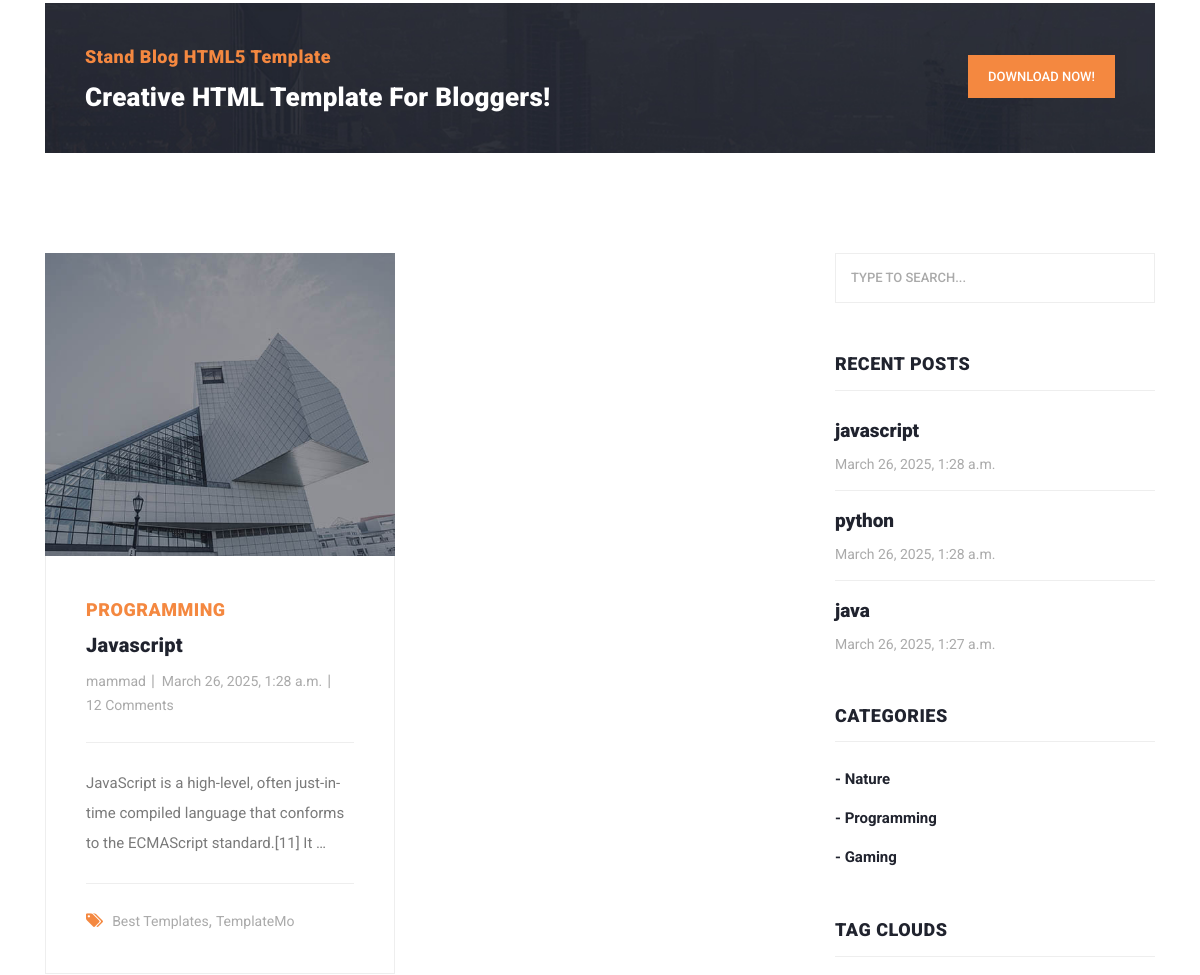
The app's page /articles/list (signed in, middle part), older data.
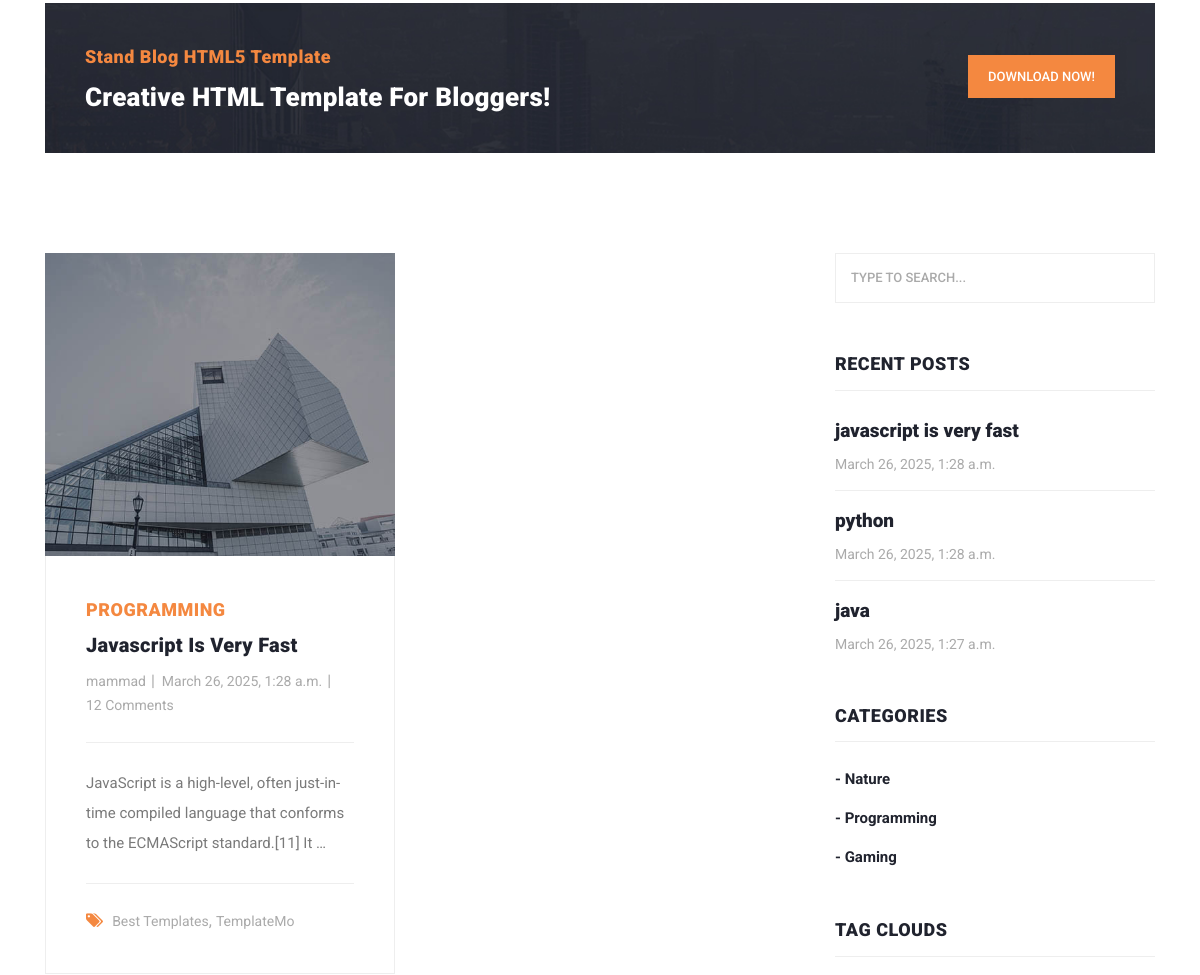
The same page, newer data.
### blog/models.py (models this page shows, shortened)
class Article(models.Model):
    author = models.ForeignKey(User , on_delete=models.SET_NULL, null=True , blank=True , related_name='articles')
    title = models.CharField(max_length=80)
    category = models.ManyToManyField(Category , related_name="articles")
    body = models.TextField()
    image = models.ImageField(upload_to='images/articles')
    created = models.DateTimeField(auto_now_add=True)
    updated = models.DateTimeField(auto_now=True)
    is_published = models.BooleanField(default=True)
    slug = models.SlugField(blank=True , unique=True)
    objects = models.Manager()
    class Meta:
        ordering = ('-updated','-created')
    def get_absolute_url(self):
        return reverse('blog:article_detail', kwargs={'slug': self.slug})

class Category(models.Model):
    title = models.CharField(max_length=100)
    created = models.DateTimeField(auto_now_add=True)
    def __str__(self):
        return self.title

### blog/views.py (the view)
# urls.py: path('list', views.article_list, name='articles_list'),
def article_list(request):
    articles = Article.objects.all()
    page_number = request.GET.get('page')
    paginator = Paginator(articles, 1)
    objects_list = paginator.get_page(page_number)
    return render(request , "blog/articles_list.html" , {'articles':objects_list})

### context_processors/context_processors.py (called while the page is built)
def recent_articles(request):
    recent_articles = Article.objects.order_by('-created')
    categories = Category.objects.all()
    return {'recent_articles': recent_articles , "categories": categories}

### blog/templates/blog/articles_list.html (shortened to what this page needs)
{% extends 'base.html' %}
{% load static %}
{% block content %}
    <section class="call-to-action">
      <div class="container">
        <div class="row">
          <div class="col-lg-12">
            <div class="main-content">
              <div class="row">
                <div class="col-lg-8">
                  <span>Stand Blog HTML5 Template</span>
                  <h4>Creative HTML Template For Bloggers!</h4>
                </div>
                <div class="col-lg-4">
                  <div class="main-button">
                    <a href="https://templatemo.com/tm-551-stand-blog" target="_parent">Download Now!</a>
                  </div>
                </div>
              </div>
            </div>
          </div>
        </div>
      </div>
    </section>
    <section class="blog-posts grid-system">
      <div class="container">
        <div class="row">
          <div class="col-lg-8">
            <div class="all-blog-posts">
              <div class="row">
                  {% for article in articles %}
                      <div class="col-lg-6">
                  <div class="blog-post">
                    <div class="blog-thumb">
                      <img src="{{ article.image.url }}" alt="">
                    </div>
                    <div class="down-content">
                      <span>{{ article.category.all.first }}</span>
                      <a href="{{ article.get_absolute_url }}"><h4>{{ article.title }}</h4></a>
                      <ul class="post-info">
                        <li><a href="#">{{ article.author.username }}</a></li>
                        <li><a href="#">{{ article.created }}</a></li>
                        <li><a href="#">12 Comments</a></li>
                      </ul>
                        <p>{{ article.body|truncatewords:15 }}</p>
                      <div class="post-options">
                        <div class="row">
                          <div class="col-lg-12">
                            <ul class="post-tags">
                              <li><i class="fa fa-tags"></i></li>
                              <li><a href="#">Best Templates</a>,</li>
                              <li><a href="#">TemplateMo</a></li>
                            </ul>
                          </div>
                        </div>
                      </div>
                    </div>
                  </div>
                </div>
                  {% endfor %}
              </div>
            </div>
          </div>
        {% include 'includes/sidebar.html' %}
        </div>
      </div>
    </section>
{% endblock %}

### templates/includes/sidebar.html (shortened to what this page needs)
{% load static %}
<div class="col-lg-4">
            <div class="sidebar">
              <div class="row">
                <div class="col-lg-12">
                  <div class="sidebar-item search">
                    <form id="search_form" name="gs" method="GET" action="{% url 'blog:search_articles' %}">
                      <input type="text" name="q" class="searchText" placeholder="type to search..." autocomplete="on">
                    </form>
                  </div>
                </div>
                <div class="col-lg-12">
                  <div class="sidebar-item recent-posts">
                    <div class="sidebar-heading">
                      <h2>Recent Posts</h2>
                    </div>
                    <div class="content">
                      <ul>
                        {% for article in recent_articles %}
                            <li><a href="{{ article.get_absolute_url }}">
                              <h5>{{ article.title }}</h5>
                              <span>{{ article.created }}</span>
                        </a></li>
                        {% endfor %}
                      </ul>
                    </div>
                  </div>
                </div>
                <div class="col-lg-12">
                  <div class="sidebar-item categories">
                    <div class="sidebar-heading">
                      <h2>Categories</h2>
                    </div>
                    <div class="content">
                      <ul>
                          {% for category in categories %}
                              <li><a href="{% url 'blog:category_detail' category.id %}">- {{ category.title }}</a></li>
                          {% endfor %}
                      </ul>
                    </div>
                  </div>
                </div>
                <div class="col-lg-12">
                  <div class="sidebar-item tags">
                    <div class="sidebar-heading">
                      <h2>Tag Clouds</h2>
                    </div>
                  </div>
                </div>
              </div>
            </div>
          </div>

Row changes from the older to the newer data that the page shows:
changed Article "PROGRAMMING": title "Javascript" → "Javascript Is Very Fast"; title "javascript" → "javascript is very fast"
